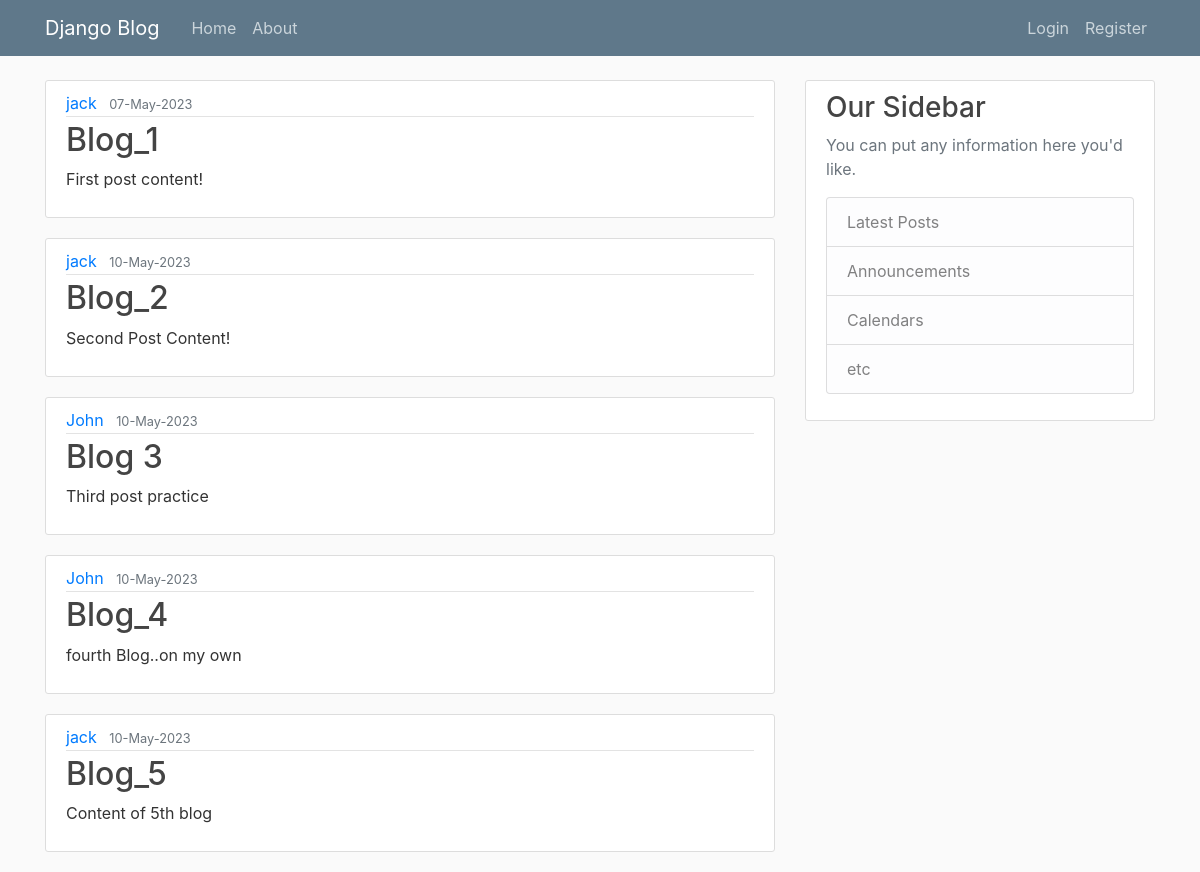
The page / on the database its author committed.
### blog/models.py (models this page shows, shortened)
class Post(models.Model):
    title = models.CharField(max_length=100)
    content = models.TextField()
    date_posted = models.DateTimeField(default=timezone.now)
    author = models.ForeignKey(User, on_delete=models.CASCADE)

### blog/views.py (the view)
# urls.py: path('', views.home,name="blog-home"),
def home(request):
    context = {
        'posts':Post.objects.all()
    }
    '''
    templateData = {
        key : value, ##the key is accessed in the template page
    }
    '''
    return render(request, 'blog/home.html', context)

### blog/templates/blog/home.html
{% extends "blog/base.html" %}
    {% block content %}
        {% for post in posts %}
            <article class="media content-section">
            <div class="media-body">
            <div class="article-metadata">
            <a class="mr-2" href="#">{{ post.author }}</a>
            <small class="text-muted">{{ post.date_posted | date:"d-F-Y" }}</small>
            </div>
            <h2><a class="article-title" href="#">{{ post.title }}</a></h2>
            <p class="article-content">{{ post.content }}</p>
            </div>
            </article>
        {% endfor %}
    {% endblock %}

### blog/templates/blog/base.html (shortened to what this page needs)
{% load static %}
<!DOCTYPE html>
<html lang="en">
<head>
    <link rel="stylesheet" href="https://cdn.jsdelivr.net/npm/bootstrap@4.0.0/dist/css/bootstrap.min.css"
>
    <link rel="stylesheet" type="text/css" href="{% static 'blog/main.css' %}">
</head>
<body>
    <header class="site-header">
        <nav class="navbar navbar-expand-md navbar-dark bg-steel fixed-top">
            <div class="container">
                <a class="navbar-brand mr-4" href="/">Django Blog</a>
                <div class="collapse navbar-collapse" id="navbarToggle">
                    <div class="navbar-nav mr-auto">
                        <a class="nav-item nav-link" href=" {% url 'blog-home' %} ">Home</a>
                        <a class="nav-item nav-link" href="/about">About</a>
                    </div>
                    <div class="navbar-nav">
                        <a class="nav-item nav-link" href="#">Login</a>
                        <a class="nav-item nav-link" href="#">Register</a>
                    </div>
                </div>
            </div>
        </nav>
    </header>
    <main role="main" class="container">
        <div class="row">
            <div class="col-md-8">
                {% block content %}{% endblock %}
            </div>
            <div class="col-md-4">
                <div class="content-section">
                    <h3>Our Sidebar</h3>
                    <p class='text-muted'>You can put any information here you'd like.
                    <ul class="list-group">
                        <li class="list-group-item list-group-item-light">Latest Posts</li>
                        <li class="list-group-item list-group-item-light">Announcements</li>
                        <li class="list-group-item list-group-item-light">Calendars</li>
                        <li class="list-group-item list-group-item-light">etc</li>
                    </ul>
                    </p>
                </div>
            </div>
        </div>
    </main>
</body>
</html>

### blog/static/blog/main.css (style rules this page uses)
body { background: #fafafa; color: #333333; margin-top: 5rem; }
h1, h2, h3, h4, h5, h6 { color: #444444; }
ul { margin: 0; }
.bg-steel { background-color: #5f788a; }
.site-header .navbar-nav .nav-link { color: #cbd5db; }
.content-section { background: #ffffff; padding: 10px 20px; border: 1px solid #dddddd; border-radius: 3px; margin-bottom: 20px; }
.article-title { color: #444444; }
.article-content { white-space: pre-line; }
.article-metadata { padding-bottom: 1px; margin-bottom: 4px; border-bottom: 1px solid #e3e3e3 }

### rows shown on the page
Post: author "jack", date_posted "07-May-2023", title "Blog_1", content "First post content!"
Post: author "jack", date_posted "10-May-2023", title "Blog_2", content "Second Post Content!"
Post: author "John", date_posted "10-May-2023", title "Blog 3", content "Third post practice"
Post: author "John", date_posted "10-May-2023", title "Blog_4", content "fourth Blog..on my own"
Post: author "jack", date_posted "10-May-2023", title "Blog_5", content "Content of 5th blog"
